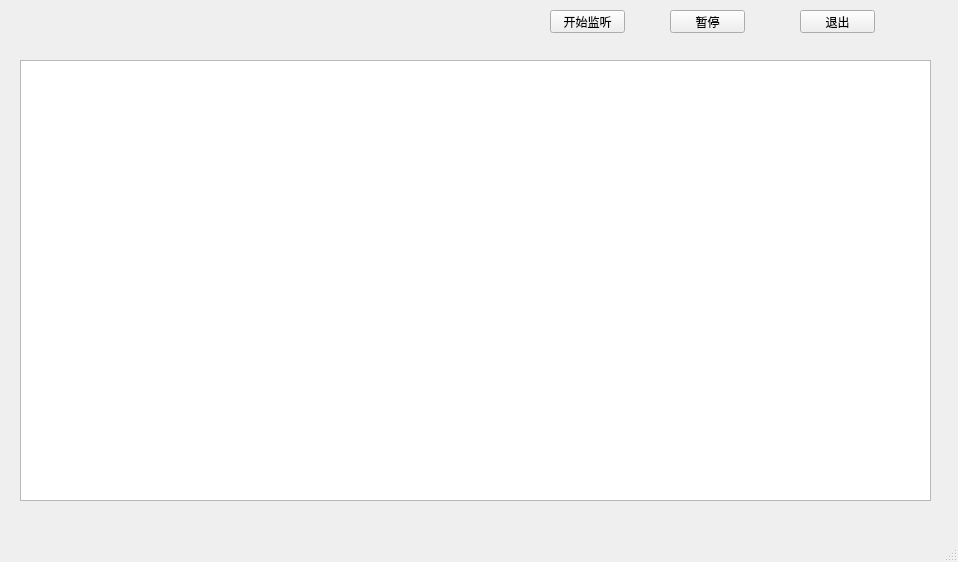
<?xml version="1.0" encoding="UTF-8"?>
<ui version="4.0">
 <class>MainWindow</class>
 <widget class="QMainWindow" name="MainWindow">
  <property name="geometry">
   <rect>
    <x>0</x>
    <y>0</y>
    <width>958</width>
    <height>562</height>
   </rect>
  </property>
  <property name="windowTitle">
   <string>MainWindow</string>
  </property>
  <widget class="QWidget" name="centralwidget">
   <widget class="QTextEdit" name="textEdit">
    <property name="geometry">
     <rect>
      <x>20</x>
      <y>60</y>
      <width>911</width>
      <height>441</height>
     </rect>
    </property>
   </widget>
   <widget class="QPushButton" name="stopButton">
    <property name="geometry">
     <rect>
      <x>670</x>
      <y>10</y>
      <width>75</width>
      <height>23</height>
     </rect>
    </property>
    <property name="text">
     <string>暂停</string>
    </property>
   </widget>
   <widget class="QPushButton" name="exitButton">
    <property name="geometry">
     <rect>
      <x>800</x>
      <y>10</y>
      <width>75</width>
      <height>23</height>
     </rect>
    </property>
    <property name="text">
     <string>退出</string>
    </property>
   </widget>
   <widget class="QPushButton" name="startListenButton">
    <property name="geometry">
     <rect>
      <x>550</x>
      <y>10</y>
      <width>75</width>
      <height>23</height>
     </rect>
    </property>
    <property name="text">
     <string>开始监听</string>
    </property>
   </widget>
  </widget>
  <widget class="QMenuBar" name="menubar">
   <property name="geometry">
    <rect>
     <x>0</x>
     <y>0</y>
     <width>958</width>
     <height>23</height>
    </rect>
   </property>
  </widget>
  <widget class="QStatusBar" name="statusbar"/>
 </widget>
 <resources/>
 <connections/>
</ui>
